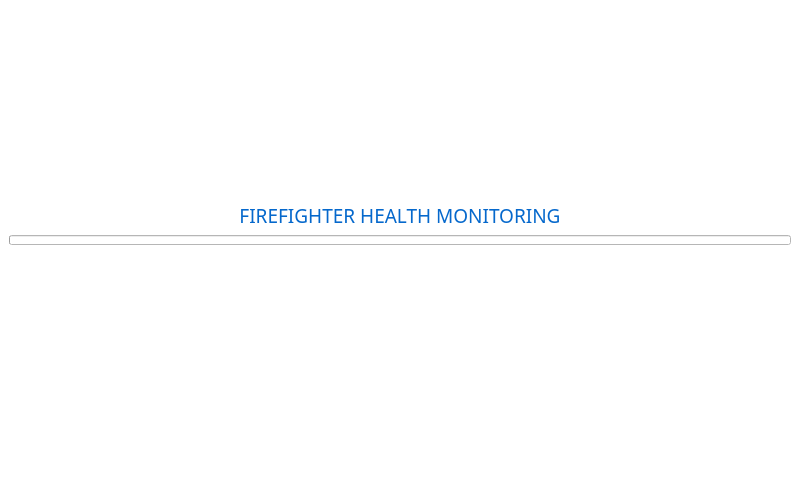
<?xml version="1.0" encoding="UTF-8"?>
<ui version="4.0">
 <class>loading</class>
 <widget class="QMainWindow" name="loading">
  <property name="geometry">
   <rect>
    <x>0</x>
    <y>0</y>
    <width>800</width>
    <height>480</height>
   </rect>
  </property>
  <property name="windowTitle">
   <string>MainWindow</string>
  </property>
  <property name="styleSheet">
   <string notr="true">background-color: rgb(255,255,255);</string>
  </property>
  <widget class="QWidget" name="centralwidget">
   <layout class="QGridLayout" name="gridLayout">
    <item row="0" column="0">
     <layout class="QVBoxLayout" name="verticalLayout">
      <property name="spacing">
       <number>5</number>
      </property>
      <property name="sizeConstraint">
       <enum>QLayout::SetDefaultConstraint</enum>
      </property>
      <item>
       <widget class="QLabel" name="label">
        <property name="maximumSize">
         <size>
          <width>16777215</width>
          <height>30</height>
         </size>
        </property>
        <property name="font">
         <font>
          <family>Aero Matics</family>
          <pointsize>14</pointsize>
          <weight>50</weight>
          <bold>false</bold>
         </font>
        </property>
        <property name="styleSheet">
         <string notr="true">color:rgb(5,104,204);</string>
        </property>
        <property name="text">
         <string>FIREFIGHTER HEALTH MONITORING</string>
        </property>
        <property name="alignment">
         <set>Qt::AlignCenter</set>
        </property>
       </widget>
      </item>
      <item>
       <widget class="QProgressBar" name="progressBar">
        <property name="minimumSize">
         <size>
          <width>0</width>
          <height>5</height>
         </size>
        </property>
        <property name="maximumSize">
         <size>
          <width>16777215</width>
          <height>10</height>
         </size>
        </property>
        <property name="styleSheet">
         <string notr="true"/>
        </property>
        <property name="value">
         <number>0</number>
        </property>
        <property name="format">
         <string/>
        </property>
       </widget>
      </item>
      <item>
       <widget class="QLabel" name="progressVal">
        <property name="minimumSize">
         <size>
          <width>0</width>
          <height>25</height>
         </size>
        </property>
        <property name="maximumSize">
         <size>
          <width>16777215</width>
          <height>30</height>
         </size>
        </property>
        <property name="font">
         <font>
          <pointsize>10</pointsize>
         </font>
        </property>
        <property name="styleSheet">
         <string notr="true">color:rgb(5,104,204);</string>
        </property>
        <property name="text">
         <string/>
        </property>
        <property name="alignment">
         <set>Qt::AlignCenter</set>
        </property>
       </widget>
      </item>
     </layout>
    </item>
   </layout>
  </widget>
 </widget>
 <resources/>
 <connections/>
</ui>
